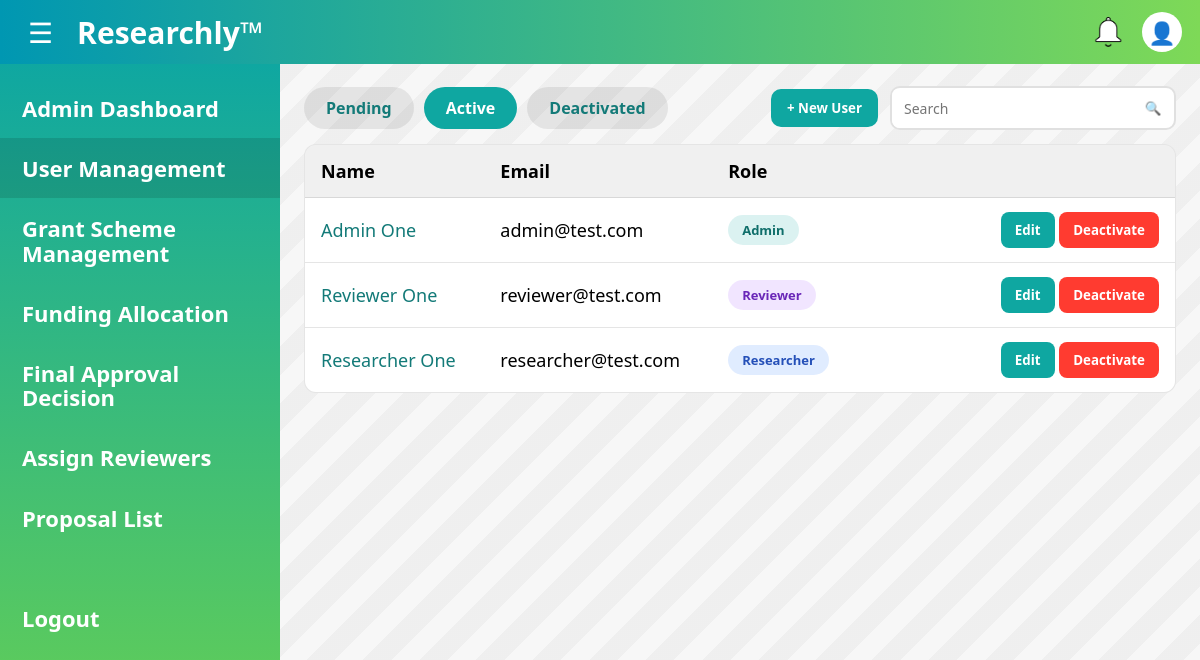
/admin/users?status=ACTIVE&q= (signed in), run on the app's committed database.
### main.py (models this page shows)
class User(db.Model, UserMixin):
    id = db.Column(db.String(36), primary_key=True, default=lambda: str(uuid.uuid4()))
    full_name = db.Column(db.String(80), nullable=False)
    email = db.Column(db.String(255), nullable=False, unique=True)
    password = db.Column(db.String(50), nullable=False)

### main.py (the view)
@app.route("/admin/users")
@login_required
@admin_required
def admin_users():
    status = request.args.get("status", "PENDING")   # PENDING / ACTIVE / DEACTIVATED
    q = request.args.get("q", "").strip()
    query = db.session.query(User, UserProfile)\
        .join(UserProfile, User.id == UserProfile.user_id)\
        .filter(UserProfile.account_status == status)
    if q:
        like = f"%{q}%"
        query = query.filter((User.full_name.ilike(like)) | (User.email.ilike(like)))
    rows = query.order_by(UserProfile.created_at.desc()).all()
    return render_template("admin_user_management.html", rows=rows, status=status, q=q)

### main.py (called while the page is built)
@login_manager.user_loader
def load_user(user_id):
    return User.query.get(user_id)

def get_profile(user_id: str):
    return UserProfile.query.filter_by(user_id=user_id).first()

def is_admin_user(user: User) -> bool:
    prof = get_profile(user.id)
    return bool(prof and prof.account_status == "ACTIVE" and prof.role == "ADMIN")

def admin_required(fn):
    @wraps(fn)
    def wrapper(*args, **kwargs):
        if not current_user.is_authenticated:
            return login_manager.unauthorized()
        if not is_admin_user(current_user):
            abort(403)
        return fn(*args, **kwargs)
    return wrapper

@app.context_processor
def inject_profile():
    if current_user.is_authenticated:
        return {"prof": get_profile(current_user.id)}
    return {"prof": None}

@app.context_processor
def inject_unread_notifications():
    if current_user.is_authenticated:
        unread_count = (Notification.query
            .filter_by(user_id=current_user.id, is_read=False)
            .count())
        return {"unread_notifications": unread_count}
    return {"unread_notifications": 0}

### templates/admin_user_management.html (shortened to what this page needs)
<!DOCTYPE html>
<html lang="en">
<head>
  <link rel="stylesheet" href="{{ url_for('static', filename='css/admin_user_management.css') }}">
  <link rel="stylesheet" href="{{ url_for('static', filename='css/colors.css') }}">
</head>
<body>
  {% include "_topbar.html" %}
  <main class="layout" id="layout">
    <aside class="sidebar" id="sidebar">
      <a class="side-link" href="{{ url_for('admin_dashboard') }}">Admin Dashboard</a>
      <a class="side-link active" href="{{ url_for('admin_users', status=status) }}">User Management</a>
      <a class="side-link" href="{{ url_for('admin_grants') }}">Grant Scheme<br/>Management</a>
      <a class="side-link" href="{{ url_for('admin_funding_list', dept='ALL') }}">Funding Allocation</a>
      <a class="side-link" href="{{ url_for('admin_final_approval_list', dept='ALL') }}">Final Approval<br/>Decision</a>
      <a class="side-link" href="{{ url_for('admin_assign_reviewers', dept='ALL') }}">Assign Reviewers</a>
      <a class="side-link" href="{{ url_for('admin_proposal_list') }}">Proposal List</a>
      <div class="side-spacer"></div>
      <a class="side-link logout" href="{{ url_for('logout') }}">Logout</a>
    </aside>
    <section class="content">
      <div class="toolbar">
        <div class="tabs">
          <a class="tab {{ 'active' if status=='PENDING' else '' }}"
             href="{{ url_for('admin_users', status='PENDING', q=q) }}">Pending</a>
          <a class="tab {{ 'active' if status=='ACTIVE' else '' }}"
             href="{{ url_for('admin_users', status='ACTIVE', q=q) }}">Active</a>
          <a class="tab {{ 'active' if status=='DEACTIVATED' else '' }}"
             href="{{ url_for('admin_users', status='DEACTIVATED', q=q) }}">Deactivated</a>
        </div>
        <div class="toolbar-right">
          <button class="btn new-user" type="button" onclick="openNewUserModal()">
            + New User
          </button>
          <form class="search" method="GET" action="{{ url_for('admin_users') }}">
            <input type="text" name="q" placeholder="Search" value="{{ q }}">
            <button type="submit" aria-label="Search"></button>
          </form>
        </div>
      </div>
      <div class="table-card">
        <table>
          <thead>
            <tr>
              <th class="col-name">Name</th>
              <th class="col-email">Email</th>
              <th class="col-role">Role</th>
              <th class="col-actions"></th>
            </tr>
          </thead>
          <tbody>
            {% for u, p in rows %}
              <tr>
                <td>
                  <a href="{{ url_for('admin_view_user_profile', user_id=u.id) }}"
                    style="font-weight:500; color:#137a78; text-decoration:none;">
                    {{ u.full_name }}
                  </a>
                </td>
                <td>{{ u.email }}</td>
                <td>
                  {% if p.role == 'UNASSIGNED' %}
                    <span class="pill gray">Unassigned</span>
                  {% elif p.role == 'ADMIN' %}
                    <span class="pill teal">Admin</span>
                  {% elif p.role == 'RESEARCHER' %}
                    <span class="pill blue">Researcher</span>
                  {% elif p.role == 'REVIEWER' %}
                    <span class="pill purple">Reviewer</span>
                  {% elif p.role == 'HOD' %}
                    <span class="pill orange">Head of Department</span>
                  {% else %}
                    <span class="pill gray">{{ p.role }}</span>
                  {% endif %}
                </td>
                <td class="actions">
                  {% if status == 'PENDING' %}
                    <button class="btn approve" type="button"
                            onclick="openRoleModal('{{ u.id }}','{{ u.full_name|e }}')">
                      Approve
                    </button>
                    <form method="POST" action="{{ url_for('admin_reject_user', user_id=u.id) }}" class="inline">
                      <button class="btn reject" type="submit">Reject</button>
                    </form>
                  {% elif status == 'ACTIVE' %}
                    <button class="btn edit" type="button"
                            onclick="openRoleModal('{{ u.id }}','{{ u.full_name|e }}','{{ p.role }}')">
                      Edit
                    </button>
                    <form method="POST" action="{{ url_for('admin_deactivate_user', user_id=u.id) }}" class="inline">
                      <button class="btn deactivate" type="submit">Deactivate</button>
                    </form>
                  {% endif %}
                </td>
              </tr>
            {% endfor %}
          </tbody>
        </table>
      </div>
    </section>
  </main>
</body>
</html>

### static/css/admin_user_management.css (style rules this page uses)
html, body { height: 100%; }
body { margin: 0; overflow: hidden; background: #f7f7f7; }
.layout { height: calc(100vh - 64px); overflow: hidden; display: grid; grid-template-columns: 280px 1fr; transition: grid-template-columns 0.3s ease; }
.sidebar { height: 100%; overflow-y: auto; }
.content { height: 100%; overflow-y: auto; padding: 22px 24px 40px; }
.content, .sidebar { -webkit-overflow-scrolling: touch; }
* { box-sizing: border-box; font-family: "Segoe UI", Arial, sans-serif; }
body { margin: 0; min-height: 100vh; background: #f7f7f7; }
.layout { display: grid; grid-template-columns: 280px 1fr; min-height: calc(100vh - 64px); transition: grid-template-columns 0.3s ease; }
.sidebar { background: linear-gradient(180deg, #0fa7a1, #6bd24f); padding: 14px 0; color: #fff; transition: transform 0.3s ease, width 0.3s ease; width: 280px; }
.side-link { display: block; padding: 18px 22px; color: #fff; text-decoration: none; font-weight: 700; font-size: 22px; line-height: 1.1; white-space: nowrap; }
.side-link.active { background: rgba(0,0,0,0.12); }
.side-spacer { height: 40px; }
.content { padding: 22px 24px 40px; background: repeating-linear-gradient( 135deg, rgba(0,0,0,0.03) 0, rgba(0,0,0,0.03) 20px, rgba(255,255,255,0.0) 20px, rgba(255,255,255,0.0) 40px ); }
.toolbar { max-width: 1120px; margin: 0 auto 14px; display: flex; align-items: center; justify-content: space-between; gap: 16px; }
.tabs { display: flex; gap: 10px; }
.tab { display: inline-block; padding: 10px 22px; background: rgba(0,0,0,0.08); border-radius: 22px; text-decoration: none; font-weight: 800; color: #137a78; }
.tab.active { background: #0fa7a1; color: #fff; }
.toolbar-right { display: flex; gap: 12px; align-items: center; }
.btn { border: none; border-radius: 8px; padding: 9px 14px; font-weight: 800; cursor: pointer; }
.btn.new-user { background: #0fa7a1; color: #fff; padding: 10px 16px; border-radius: 10px; }
.search { display: flex; align-items: center; gap: 0; border: 2px solid rgba(0,0,0,0.12); background: #fff; border-radius: 10px; overflow: hidden; }
.search input { border: none; outline: none; padding: 10px 12px; width: 240px; font-size: 14px; }
.search button { width: 42px; height: 40px; border: none; background: transparent; cursor: pointer; }
.search button::before { content: "🔍"; }
.table-card { max-width: 1120px; margin: 0 auto; background: #fff; border: 1px solid rgba(0,0,0,0.10); border-radius: 12px; overflow: hidden; }
table { width: 100%; border-collapse: collapse; }
thead th { text-align: left; background: rgba(0,0,0,0.06); font-size: 18px; padding: 14px 16px; }
tbody td { padding: 14px 16px; border-top: 1px solid rgba(0,0,0,0.10); font-size: 18px; }
.col-actions { width: 320px; }
.actions { text-align: right; white-space: nowrap; }
.inline { display: inline; }
.pill { display: inline-flex; align-items: center; justify-content: center; white-space: nowrap; padding: 6px 14px; border-radius: 999px; font-weight: 800; font-size: 13px; }
.pill.teal { background: rgba(15,167,161,0.15); color: #0f6e6a; }
.pill.blue { background: rgba(0,102,255,0.12); color: #2550b8; }
.pill.purple { background: rgba(122,0,255,0.10); color: #6a27b8; }
.btn.edit { background: #0fa7a1; color: #fff; }
.btn.deactivate { background: #ff3b30; color: #fff; }

### static/css/colors.css (style rules this page uses)
:root { --accent-1: #7ed957; --accent-2: #0097b2; --font-1: #28a5a8; }

### data on the page
User: full_name "Admin One", email "admin@test.com"
User: full_name "Reviewer One", email "reviewer@test.com"
User: full_name "Researcher One", email "researcher@test.com"
